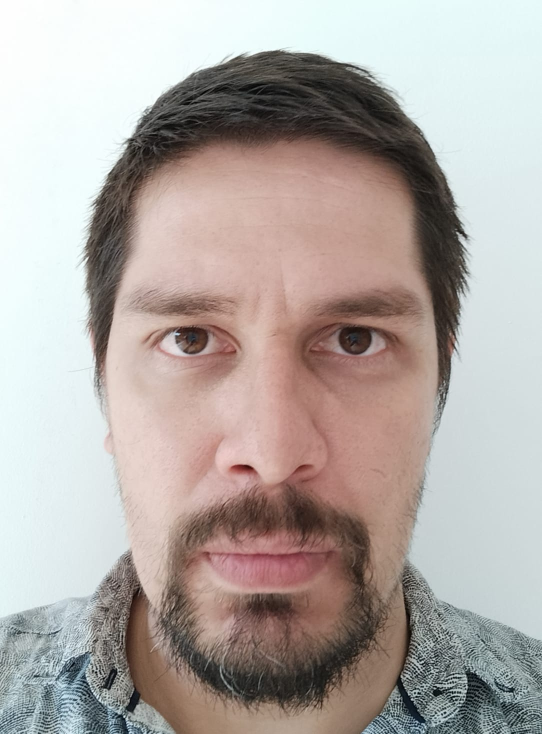
#> input picture Reconocimiento_Facial/basededatos/Daniel_Calderon_Actual.jpg, 1084 x 1468 px, found by its file name (shown at 1/2 size)
$ python AlgoritmoViolaJones.py   (older library calls are emulated)
#> lines starting #> are read from the running program, lines starting #| are printed output that depends on the picture; after the words box and inside, x2 and y2 are one past the last pixel; in counts of white or black regions, pixels touching at a corner belong together
import cv2
import numpy as np

# Cargar la imagen
imagen = cv2.imread('Reconocimiento_Facial/basededatos/Daniel_Calderon_Actual.jpg')
#> imagen is the input picture: shape (1468, 1084, 3); mean B, G, R 165, 169.2, 177.6

imagen = cv2.resize(imagen, (720, 640))
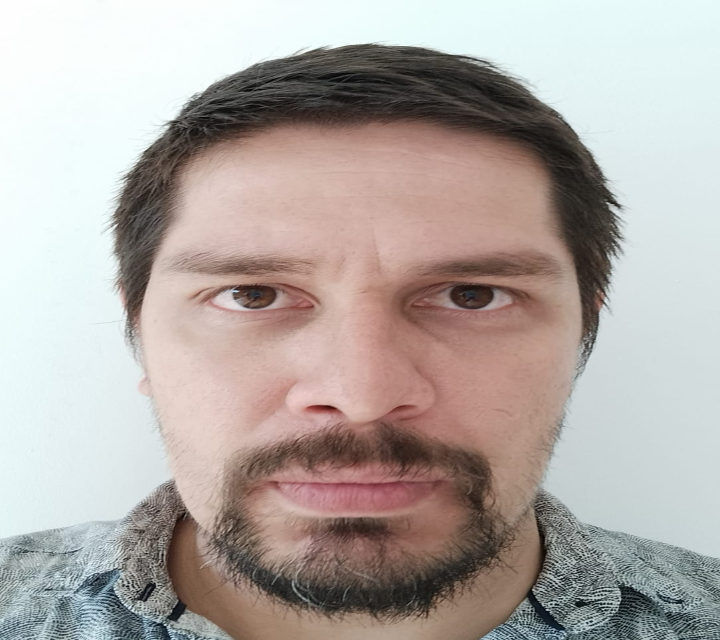
#> imagen: shape (640, 720, 3); mean B, G, R 164.9, 169.1, 177.5
# Verificar si la imagen se ha cargado correctamente
if imagen is None:
    print("Error: No se pudo cargar la imagen.")
    exit(1)

# Convertir la imagen a escala de grises
imagen_gray = cv2.cvtColor(imagen, cv2.COLOR_BGR2GRAY)
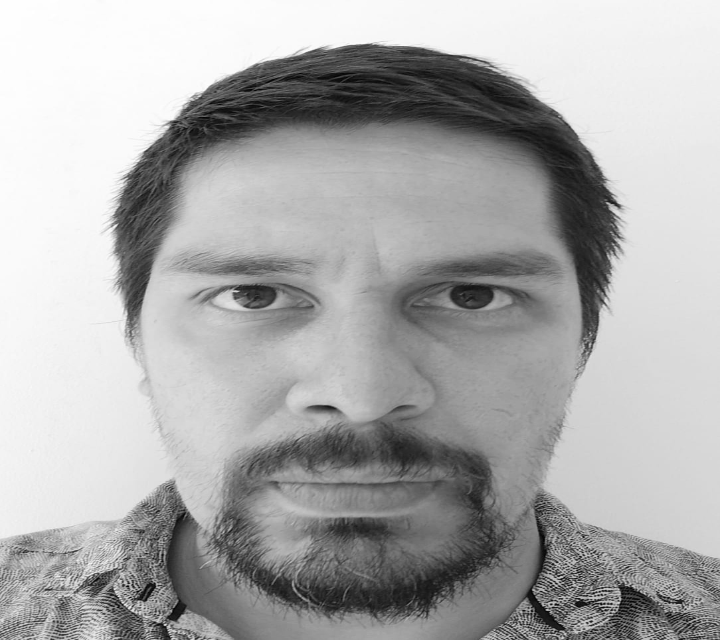
#> imagen_gray: shape (640, 720); min 2, max 255, mean 171.1

# Mostrar la imagen en escala de grises
#cv2.imshow("imagen_gray", imagen_gray)

# Recorrer la imagen con una ventana de 48x48
ventana = np.zeros((24, 24), np.uint8)
filtro_Prewitt1 = np.array([[1,1,1],
                            [0,0,0]])

filtro_Prewitt2 = np.array([[0,0,0],
                            [1,1,1]])

filtro_Prewitt3 = np.array([[1,0,1],
                            [1,0,1]])

filtro_Prewitt4 = np.array([[0,1,0],
                            [0,1,0]])


for i in range(0, imagen_gray.shape[0], ventana.shape[0]):
    for j in range(0, imagen_gray.shape[1], ventana.shape[1]):
        # Obtener la región de interés de la imagen
        roi = imagen_gray[i:i + ventana.shape[0], j:j + ventana.shape[1]]
        # Aplicar el operador Laplaciano a la región de interés
        filtro = cv2.filter2D(roi, cv2.CV_64F, filtro_Prewitt2) - cv2.filter2D(roi, cv2.CV_64F, filtro_Prewitt1) + cv2.filter2D(roi, cv2.CV_64F, filtro_Prewitt4) - cv2.filter2D(roi, cv2.CV_64F, filtro_Prewitt3)
        # Asignar el resultado de Laplacian a la región correspondiente de la imagen
        imagen_gray[i:i + ventana.shape[0], j:j + ventana.shape[1]] = filtro
        th=90
        # Convertir la imagen a binaria
        _, imagen_gray[i:i + ventana.shape[0], j:j + ventana.shape[1]] = cv2.threshold(roi, th, 255, cv2.THRESH_BINARY)
        # Dibujar la ventana en la imagen
        cv2.rectangle(imagen_gray, (j, i), (j + ventana.shape[1], i + ventana.shape[0]), (0, 255, 0), 2)
        # Mostrar la imagen
        cv2.namedWindow("imagen_gray", cv2.WINDOW_NORMAL)
        cv2.imshow("imagen_gray", imagen_gray)
        # Delay for 10 milliseconds
        cv2.waitKey(100)
#> this loop made 27 passes
#> pass 1, `cv2.imshow("imagen_gray", imagen_gray)`:
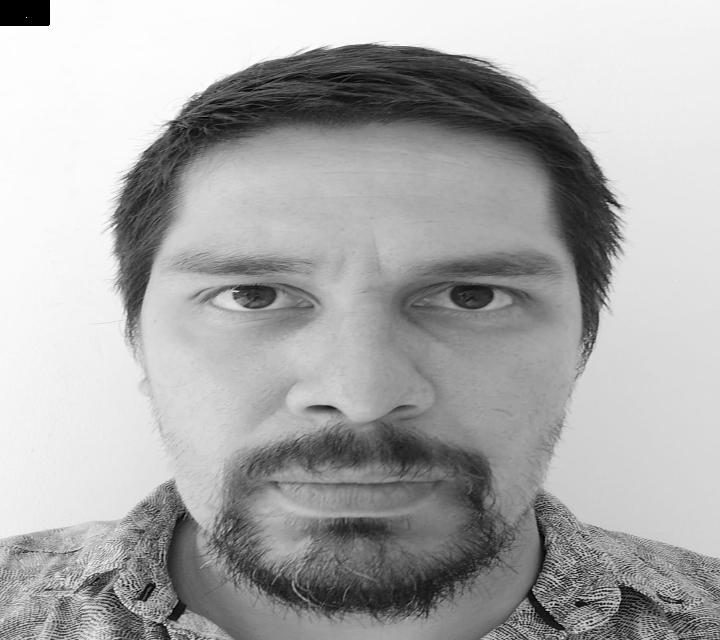
#> window 'imagen_gray': shape (640, 720); min 0, max 255, mean 170.4
#> pass 1, `cv2.imshow("imagen_gray", imagen_gray)`:
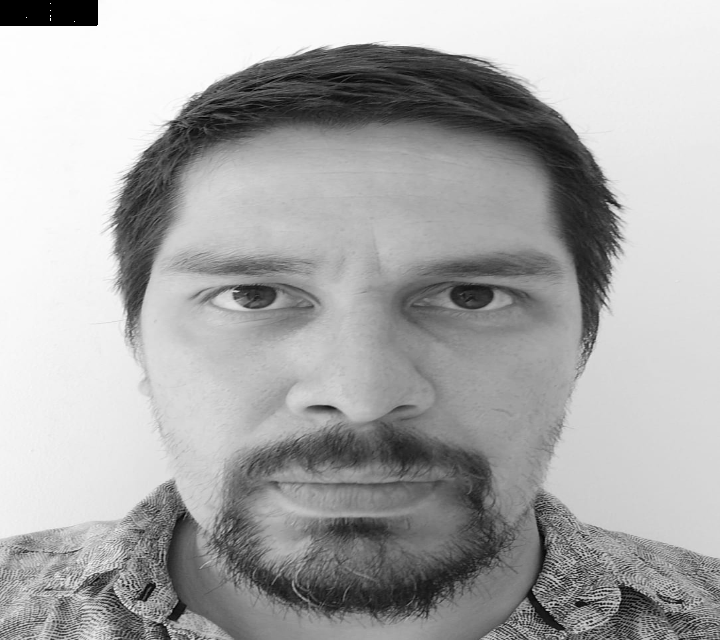
#> window 'imagen_gray': shape (640, 720); min 0, max 255, mean 169.7
#> after the loop:
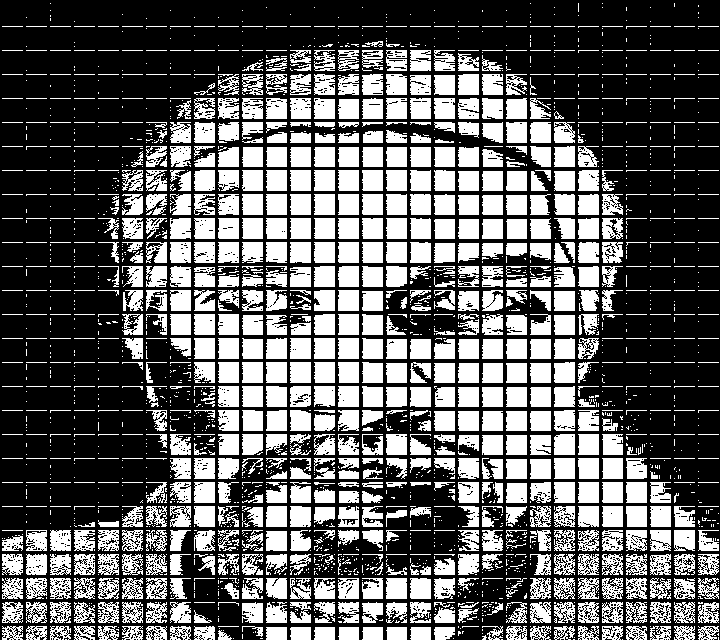
#> imagen_gray: shape (640, 720); 38% white; 2404 white regions (1523 under 20 px), largest, box (x1, y1, x2, y2) and area: (290, 362, 311, 383) 436, (338, 290, 359, 311) 435, (266, 362, 287, 383) 434

# Esperar a que el usuario presione una tecla y luego cerrar las ventanas
cv2.waitKey(0)
cv2.destroyAllWindows()

$ run again, with Reconocimiento_Facial/basededatos/1.jpg copied over Reconocimiento_Facial/basededatos/Daniel_Calderon_Actual.jpg
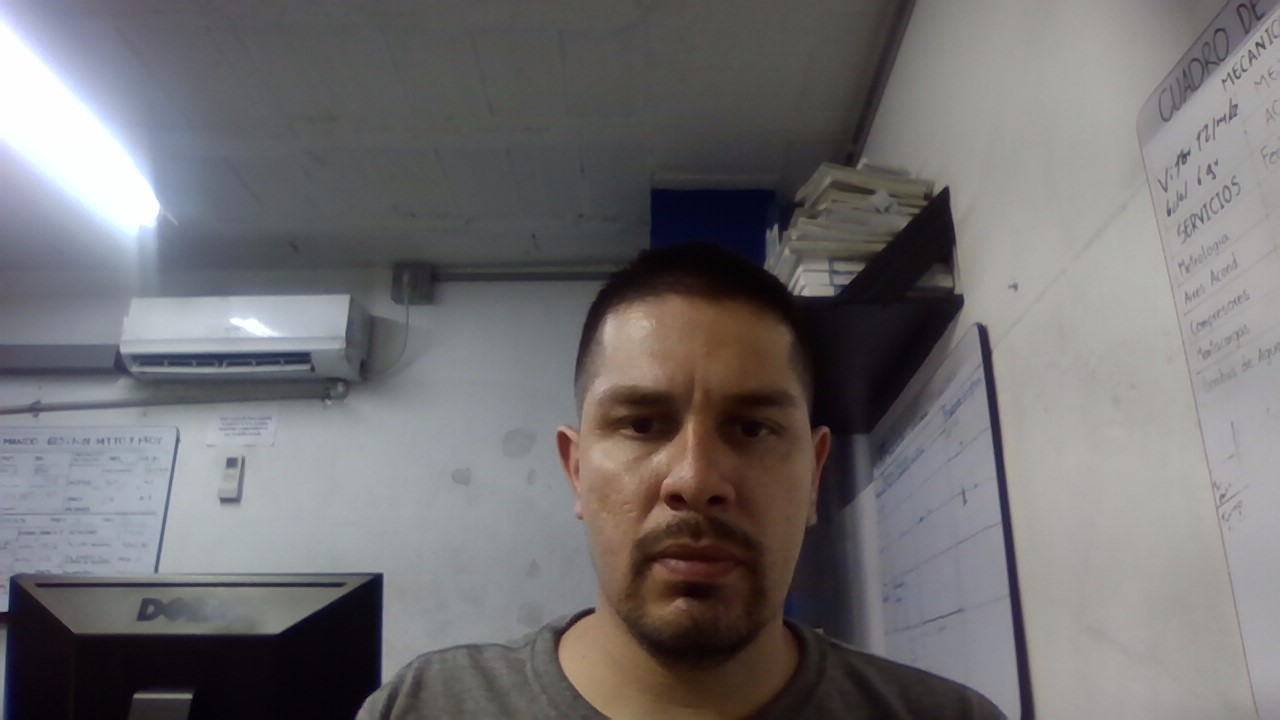
#> input picture Reconocimiento_Facial/basededatos/1.jpg, 1280 x 720 px, found by its file name
#> imagen is the input picture: shape (720, 1280, 3); mean B, G, R 112.6, 111.2, 113.8
#> imagen: shape (640, 720, 3)
#> the loop `for i in range(0, imagen_gray.shape[0], ventana.shape[0]):` made 27 passes
#> pass 1, `cv2.imshow("imagen_gray", imagen_gray)`:
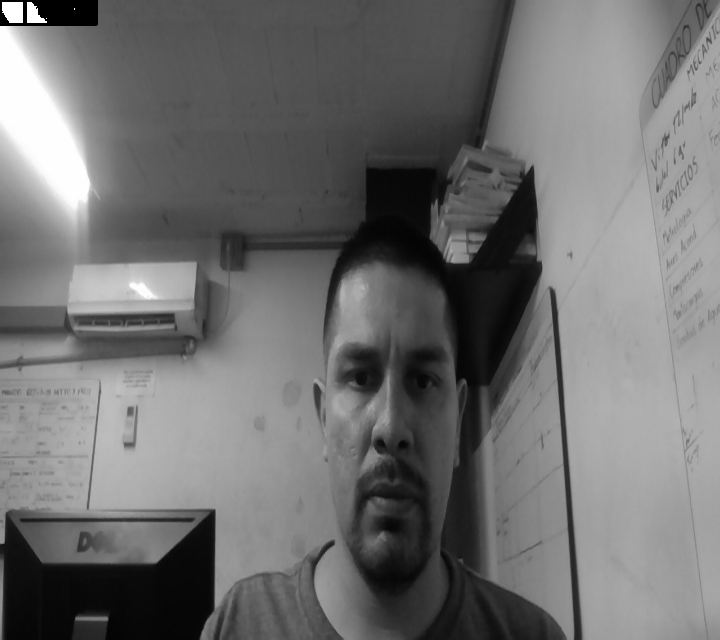
#> window 'imagen_gray': shape (640, 720); min 0, max 255, mean 111.7
#> after the loop `for i in range(0, imagen_gray.shape[0], ventana.shape[0]):`:
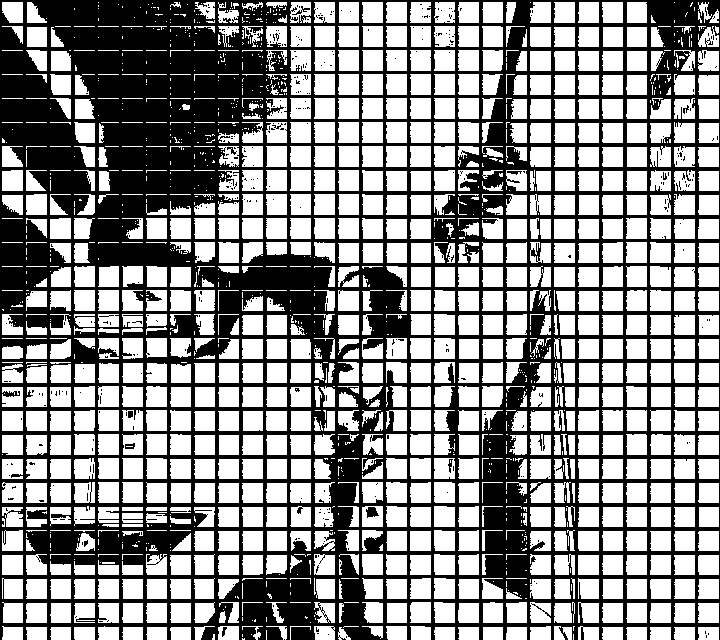
#> imagen_gray: shape (640, 720); 55.7% white; 409 black regions (397 under 20 px), largest, box (x1, y1, x2, y2) and area: (0, 0, 720, 640) 202682, (366, 507, 379, 518) 97, (292, 6, 310, 15) 44
